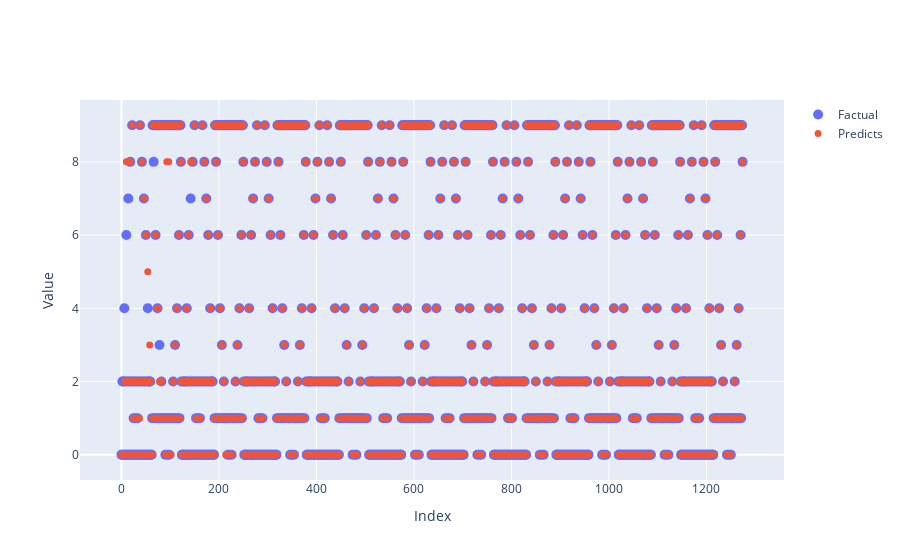

The notebook cell this image was saved under:
### Code cell
plot_arrays(factual=factual_arr, predicts=predicted_arr)

### Figure 1 — Plotly figure (JSON) as saved in the notebook; plotly's stock layout.template omitted (floating-point values rounded to 4 significant figures; data arrays with more than 128 entries replaced by an {"elided": "..."} marker saying what was removed)
{"data": [{"marker": {"size": 10}, "mode": "markers", "name": "Factual", "type": "scatter", "x": {"elided": "1275 int values"}, "y": {"elided": "1275 int values"}}, {"marker": {"size": 7}, "mode": "markers", "name": "Predicts", "type": "scatter", "x": {"elided": "1275 int values"}, "y": {"elided": "1275 int values"}}], "layout": {"autosize": true, "xaxis": {"autorange": true, "range": [-89.57, 1364.0], "title": {"text": "Index"}, "type": "linear"}, "yaxis": {"autorange": true, "range": [-0.9181, 9.918], "title": {"text": "Value"}, "type": "linear"}}}
